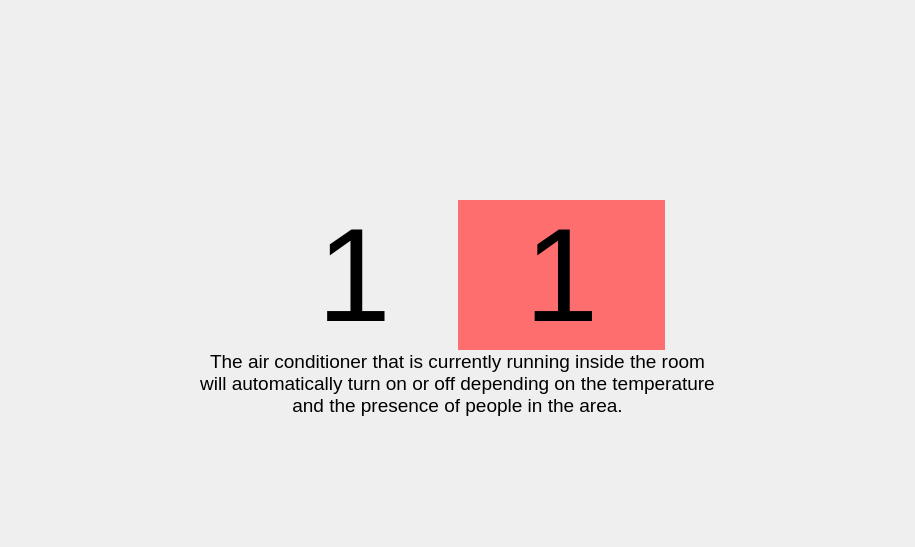
         <widget class="QWidget" name="airconditionerpage">
          <layout class="QGridLayout" name="gridLayout_6" rowstretch="0,2,0,0">
           <property name="leftMargin">
            <number>200</number>
           </property>
           <property name="topMargin">
            <number>0</number>
           </property>
           <property name="rightMargin">
            <number>200</number>
           </property>
           <property name="bottomMargin">
            <number>0</number>
           </property>
           <property name="spacing">
            <number>0</number>
           </property>
           <item row="0" column="0">
            <spacer name="verticalSpacer_5">
             <property name="orientation">
              <enum>Qt::Vertical</enum>
             </property>
             <property name="sizeHint" stdset="0">
              <size>
               <width>20</width>
               <height>130</height>
              </size>
             </property>
            </spacer>
           </item>
           <item row="1" column="0">
            <layout class="QVBoxLayout" name="verticalLayout_11">
             <property name="spacing">
              <number>0</number>
             </property>
             <item>
              <widget class="QLabel" name="aclabel_16">
               <property name="sizePolicy">
                <sizepolicy hsizetype="Minimum" vsizetype="Minimum">
                 <horstretch>0</horstretch>
                 <verstretch>0</verstretch>
                </sizepolicy>
               </property>
               <property name="minimumSize">
                <size>
                 <width>200</width>
                 <height>70</height>
                </size>
               </property>
               <property name="text">
                <string/>
               </property>
               <property name="pixmap">
                <pixmap resource="resource.qrc">:/icons/icon/Ac.png</pixmap>
               </property>
               <property name="alignment">
                <set>Qt::AlignCenter</set>
               </property>
              </widget>
             </item>
             <item>
              <layout class="QHBoxLayout" name="horizontalLayout_8">
               <property name="spacing">
                <number>0</number>
               </property>
               <item>
                <widget class="QLabel" name="acimageplugin">
                 <property name="sizePolicy">
                  <sizepolicy hsizetype="Minimum" vsizetype="Expanding">
                   <horstretch>0</horstretch>
                   <verstretch>0</verstretch>
                  </sizepolicy>
                 </property>
                 <property name="maximumSize">
                  <size>
                   <width>50</width>
                   <height>16777215</height>
                  </size>
                 </property>
                 <property name="text">
                  <string/>
                 </property>
                 <property name="pixmap">
                  <pixmap resource="resource.qrc">:/icons/icon/icons8-connected-50.png</pixmap>
                 </property>
                 <property name="alignment">
                  <set>Qt::AlignCenter</set>
                 </property>
                </widget>
               </item>
               <item>
                <widget class="QLabel" name="accounter">
                 <property name="font">
                  <font>
                   <pointsize>100</pointsize>
                  </font>
                 </property>
                 <property name="text">
                  <string>1</string>
                 </property>
                 <property name="alignment">
                  <set>Qt::AlignCenter</set>
                 </property>
                </widget>
               </item>
               <item>
                <widget class="QLabel" name="accounter_2">
                 <property name="font">
                  <font>
                   <pointsize>100</pointsize>
                  </font>
                 </property>
                 <property name="styleSheet">
                  <string notr="true">background-color: rgb(255, 110, 110);
</string>
                 </property>
                 <property name="text">
                  <string>1</string>
                 </property>
                 <property name="alignment">
                  <set>Qt::AlignCenter</set>
                 </property>
                </widget>
               </item>
               <item>
                <widget class="QLabel" name="acplugoff">
                 <property name="sizePolicy">
                  <sizepolicy hsizetype="Minimum" vsizetype="Expanding">
                   <horstretch>0</horstretch>
                   <verstretch>0</verstretch>
                  </sizepolicy>
                 </property>
                 <property name="minimumSize">
                  <size>
                   <width>0</width>
                   <height>0</height>
                  </size>
                 </property>
                 <property name="maximumSize">
                  <size>
                   <width>50</width>
                   <height>16777215</height>
                  </size>
                 </property>
                 <property name="text">
                  <string/>
                 </property>
                 <property name="pixmap">
                  <pixmap resource="resource.qrc">:/icons/icon/icons8-disconnected-50.png</pixmap>
                 </property>
                 <property name="alignment">
                  <set>Qt::AlignCenter</set>
                 </property>
                </widget>
               </item>
              </layout>
             </item>
            </layout>
           </item>
           <item row="3" column="0">
            <spacer name="verticalSpacer_6">
             <property name="orientation">
              <enum>Qt::Vertical</enum>
             </property>
             <property name="sizeHint" stdset="0">
              <size>
               <width>20</width>
               <height>130</height>
              </size>
             </property>
            </spacer>
           </item>
           <item row="2" column="0">
            <widget class="QLabel" name="aclabel">
             <property name="sizePolicy">
              <sizepolicy hsizetype="Minimum" vsizetype="Minimum">
               <horstretch>0</horstretch>
               <verstretch>0</verstretch>
              </sizepolicy>
             </property>
             <property name="minimumSize">
              <size>
               <width>0</width>
               <height>60</height>
              </size>
             </property>
             <property name="font">
              <font>
               <pointsize>14</pointsize>
              </font>
             </property>
             <property name="text">
              <string>The air conditioner that is currently running inside the room
will automatically turn on or off depending on the temperature
and the presence of people in the area.</string>
             </property>
             <property name="alignment">
              <set>Qt::AlignCenter</set>
             </property>
            </widget>
           </item>
          </layout>
         </widget>
